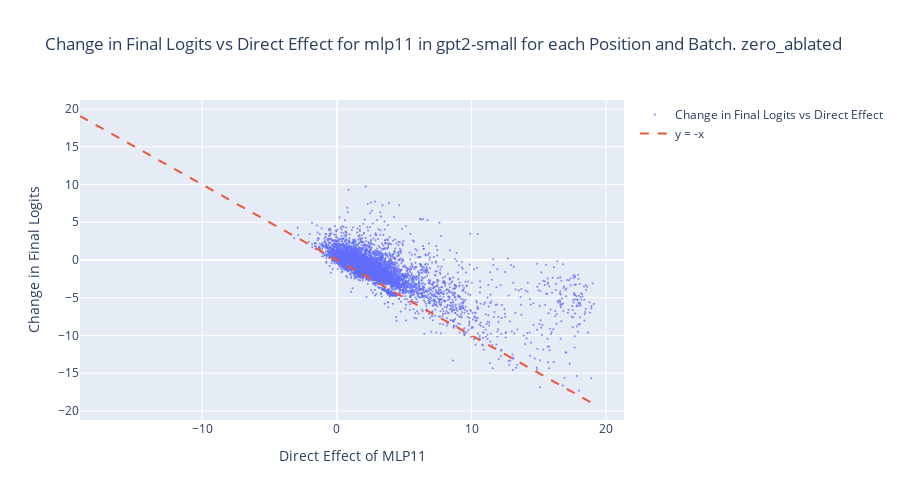

The code cell stored with this chart in its notebook:
### Code cell
def return_item(item):
    return item

new_logits = act_patch(model, owt_tokens, [Node("mlp_out", 11)], return_item, new_cache="zero", apply_metric_to_cache= False)
diff_in_logits = new_logits - logits
change_in_direct_effect = get_correct_logit_score(diff_in_logits)
    
direct_effects = all_layer_direct_effect[11].flatten().cpu()
assert direct_effects.shape == change_in_direct_effect.flatten().cpu().shape


#graphing:
    
fig = go.Figure()
text_labels = [f"Batch {i[0]}, Pos {i[1]}: {model.to_string(all_owt_tokens[i[0], i[1]:(i[1] + 1)])} --> {model.to_string(all_owt_tokens[i[0], (i[1] + 1):(i[1] + 2)])}" for i in itertools.product(range(BATCH_SIZE), range(PROMPT_LEN - 1))]
scatter_plot = go.Scatter(
    x = direct_effects,
    y = change_in_direct_effect.flatten().cpu(),
    text=text_labels,  # Set the hover labels to the text attribute
    mode='markers',
    marker=dict(size=2, opacity=0.8),
    name = "Change in Final Logits vs Direct Effect"
)
fig.add_trace(scatter_plot)
max_x = max(direct_effects.abs())

# add dashed y=-x line
fig.add_trace(go.Scatter(
    x=torch.linspace(-1 * max_x,max_x,100),
    y=torch.linspace(-1 * max_x,max_x,100) * -1,
    mode='lines',
    name='y = -x',
    line = dict(dash = 'dash')
))

fig.update_layout(
    title=f"Change in Final Logits vs Direct Effect for mlp11 in {model_name} for each Position and Batch. zero_ablated"    
)
fig.update_xaxes(title = f"Direct Effect of MLP11")
fig.update_yaxes(title = "Change in Final Logits")
fig.update_layout(width=900, height=500)
fig.show()

### Figure 1 — Plotly figure (JSON) as saved in the notebook; plotly's stock layout.template omitted (floating-point values rounded to 4 significant figures; data arrays with more than 128 entries replaced by an {"elided": "..."} marker saying what was removed)
{"data": [{"marker": {"opacity": 0.8, "size": 2}, "mode": "markers", "name": "Change in Final Logits vs Direct Effect", "text": {"elided": "7350 str values"}, "type": "scatter", "x": {"elided": "7350 float values"}, "y": {"elided": "7350 float values"}}, {"line": {"dash": "dash"}, "mode": "lines", "name": "y = -x", "type": "scatter", "x": [-19.08, -18.69, -18.31, -17.92, -17.53, -17.15, -16.76, -16.38, -15.99, -15.61, -15.22, -14.84, -14.45, -14.07, -13.68, -13.3, -12.91, -12.52, -12.14, -11.75, -11.37, -10.98, -10.6, -10.21, -9.827, -9.442, -9.056, -8.671, -8.286, -7.9, -7.515, -7.129, -6.744, -6.359, -5.973, -5.588, -5.203, -4.817, -4.432, -4.046, -3.661, -3.276, -2.89, -2.505, -2.12, -1.734, -1.349, -0.9634, -0.5781, -0.1927, 0.1927, 0.5781, 0.9634, 1.349, 1.734, 2.12, 2.505, 2.89, 3.276, 3.661, 4.046, 4.432, 4.817, 5.203, 5.588, 5.973, 6.359, 6.744, 7.129, 7.515, 7.9, 8.286, 8.671, 9.056, 9.442, 9.827, 10.21, 10.6, 10.98, 11.37, 11.75, 12.14, 12.52, 12.91, 13.3, 13.68, 14.07, 14.45, 14.84, 15.22, 15.61, 15.99, 16.38, 16.76, 17.15, 17.53, 17.92, 18.31, 18.69, 19.08], "y": [19.08, 18.69, 18.31, 17.92, 17.53, 17.15, 16.76, 16.38, 15.99, 15.61, 15.22, 14.84, 14.45, 14.07, 13.68, 13.3, 12.91, 12.52, 12.14, 11.75, 11.37, 10.98, 10.6, 10.21, 9.827, 9.442, 9.056, 8.671, 8.286, 7.9, 7.515, 7.129, 6.744, 6.359, 5.973, 5.588, 5.203, 4.817, 4.432, 4.046, 3.661, 3.276, 2.89, 2.505, 2.12, 1.734, 1.349, 0.9634, 0.5781, 0.1927, -0.1927, -0.5781, -0.9634, -1.349, -1.734, -2.12, -2.505, -2.89, -3.276, -3.661, -4.046, -4.432, -4.817, -5.203, -5.588, -5.973, -6.359, -6.744, -7.129, -7.515, -7.9, -8.286, -8.671, -9.056, -9.442, -9.827, -10.21, -10.6, -10.98, -11.37, -11.75, -12.14, -12.52, -12.91, -13.3, -13.68, -14.07, -14.45, -14.84, -15.22, -15.61, -15.99, -16.38, -16.76, -17.15, -17.53, -17.92, -18.31, -18.69, -19.08]}], "layout": {"height": 500, "title": {"text": "Change in Final Logits vs Direct Effect for mlp11 in gpt2-small for each Position and Batch. zero_ablated"}, "width": 900, "xaxis": {"title": {"text": "Direct Effect of MLP11"}}, "yaxis": {"title": {"text": "Change in Final Logits"}}}}
